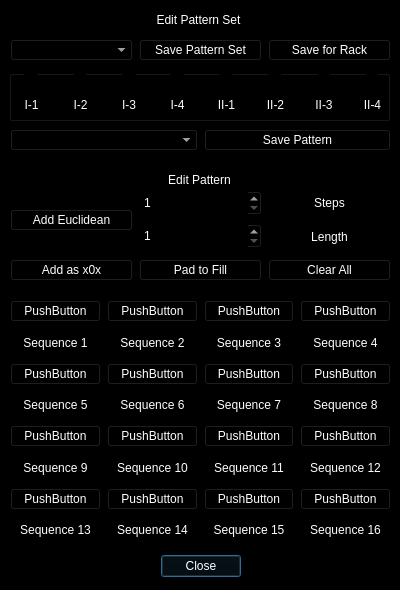
<?xml version="1.0" encoding="UTF-8"?>
<ui version="4.0">
 <class>gateseqPatternEditor</class>
 <widget class="QDialog" name="gateseqPatternEditor">
  <property name="geometry">
   <rect>
    <x>0</x>
    <y>0</y>
    <width>400</width>
    <height>590</height>
   </rect>
  </property>
  <property name="palette">
   <palette>
    <active>
     <colorrole role="WindowText">
      <brush brushstyle="SolidPattern">
       <color alpha="255">
        <red>255</red>
        <green>255</green>
        <blue>255</blue>
       </color>
      </brush>
     </colorrole>
     <colorrole role="Button">
      <brush brushstyle="SolidPattern">
       <color alpha="255">
        <red>0</red>
        <green>0</green>
        <blue>0</blue>
       </color>
      </brush>
     </colorrole>
     <colorrole role="Light">
      <brush brushstyle="SolidPattern">
       <color alpha="255">
        <red>92</red>
        <green>92</green>
        <blue>92</blue>
       </color>
      </brush>
     </colorrole>
     <colorrole role="Midlight">
      <brush brushstyle="SolidPattern">
       <color alpha="255">
        <red>77</red>
        <green>77</green>
        <blue>77</blue>
       </color>
      </brush>
     </colorrole>
     <colorrole role="Mid">
      <brush brushstyle="SolidPattern">
       <color alpha="255">
        <red>64</red>
        <green>64</green>
        <blue>64</blue>
       </color>
      </brush>
     </colorrole>
     <colorrole role="Text">
      <brush brushstyle="SolidPattern">
       <color alpha="255">
        <red>255</red>
        <green>255</green>
        <blue>255</blue>
       </color>
      </brush>
     </colorrole>
     <colorrole role="ButtonText">
      <brush brushstyle="SolidPattern">
       <color alpha="255">
        <red>255</red>
        <green>255</green>
        <blue>255</blue>
       </color>
      </brush>
     </colorrole>
     <colorrole role="Base">
      <brush brushstyle="SolidPattern">
       <color alpha="255">
        <red>0</red>
        <green>0</green>
        <blue>0</blue>
       </color>
      </brush>
     </colorrole>
     <colorrole role="Window">
      <brush brushstyle="SolidPattern">
       <color alpha="255">
        <red>0</red>
        <green>0</green>
        <blue>0</blue>
       </color>
      </brush>
     </colorrole>
    </active>
    <inactive>
     <colorrole role="WindowText">
      <brush brushstyle="SolidPattern">
       <color alpha="255">
        <red>255</red>
        <green>255</green>
        <blue>255</blue>
       </color>
      </brush>
     </colorrole>
     <colorrole role="Button">
      <brush brushstyle="SolidPattern">
       <color alpha="255">
        <red>0</red>
        <green>0</green>
        <blue>0</blue>
       </color>
      </brush>
     </colorrole>
     <colorrole role="Light">
      <brush brushstyle="SolidPattern">
       <color alpha="255">
        <red>92</red>
        <green>92</green>
        <blue>92</blue>
       </color>
      </brush>
     </colorrole>
     <colorrole role="Midlight">
      <brush brushstyle="SolidPattern">
       <color alpha="255">
        <red>77</red>
        <green>77</green>
        <blue>77</blue>
       </color>
      </brush>
     </colorrole>
     <colorrole role="Mid">
      <brush brushstyle="SolidPattern">
       <color alpha="255">
        <red>64</red>
        <green>64</green>
        <blue>64</blue>
       </color>
      </brush>
     </colorrole>
     <colorrole role="Text">
      <brush brushstyle="SolidPattern">
       <color alpha="255">
        <red>255</red>
        <green>255</green>
        <blue>255</blue>
       </color>
      </brush>
     </colorrole>
     <colorrole role="ButtonText">
      <brush brushstyle="SolidPattern">
       <color alpha="255">
        <red>255</red>
        <green>255</green>
        <blue>255</blue>
       </color>
      </brush>
     </colorrole>
     <colorrole role="Base">
      <brush brushstyle="SolidPattern">
       <color alpha="255">
        <red>0</red>
        <green>0</green>
        <blue>0</blue>
       </color>
      </brush>
     </colorrole>
     <colorrole role="Window">
      <brush brushstyle="SolidPattern">
       <color alpha="255">
        <red>0</red>
        <green>0</green>
        <blue>0</blue>
       </color>
      </brush>
     </colorrole>
    </inactive>
    <disabled>
     <colorrole role="WindowText">
      <brush brushstyle="SolidPattern">
       <color alpha="255">
        <red>255</red>
        <green>255</green>
        <blue>255</blue>
       </color>
      </brush>
     </colorrole>
     <colorrole role="Button">
      <brush brushstyle="SolidPattern">
       <color alpha="255">
        <red>0</red>
        <green>0</green>
        <blue>0</blue>
       </color>
      </brush>
     </colorrole>
     <colorrole role="Light">
      <brush brushstyle="SolidPattern">
       <color alpha="255">
        <red>92</red>
        <green>92</green>
        <blue>92</blue>
       </color>
      </brush>
     </colorrole>
     <colorrole role="Midlight">
      <brush brushstyle="SolidPattern">
       <color alpha="255">
        <red>77</red>
        <green>77</green>
        <blue>77</blue>
       </color>
      </brush>
     </colorrole>
     <colorrole role="Mid">
      <brush brushstyle="SolidPattern">
       <color alpha="255">
        <red>64</red>
        <green>64</green>
        <blue>64</blue>
       </color>
      </brush>
     </colorrole>
     <colorrole role="Text">
      <brush brushstyle="SolidPattern">
       <color alpha="255">
        <red>255</red>
        <green>255</green>
        <blue>255</blue>
       </color>
      </brush>
     </colorrole>
     <colorrole role="ButtonText">
      <brush brushstyle="SolidPattern">
       <color alpha="255">
        <red>255</red>
        <green>255</green>
        <blue>255</blue>
       </color>
      </brush>
     </colorrole>
     <colorrole role="Base">
      <brush brushstyle="SolidPattern">
       <color alpha="255">
        <red>0</red>
        <green>0</green>
        <blue>0</blue>
       </color>
      </brush>
     </colorrole>
     <colorrole role="Window">
      <brush brushstyle="SolidPattern">
       <color alpha="255">
        <red>0</red>
        <green>0</green>
        <blue>0</blue>
       </color>
      </brush>
     </colorrole>
    </disabled>
   </palette>
  </property>
  <property name="windowTitle">
   <string>Sync3 Scale Set Editor</string>
  </property>
  <widget class="QDialogButtonBox" name="buttonBox">
   <property name="geometry">
    <rect>
     <x>30</x>
     <y>550</y>
     <width>341</width>
     <height>32</height>
    </rect>
   </property>
   <property name="orientation">
    <enum>Qt::Horizontal</enum>
   </property>
   <property name="standardButtons">
    <set>QDialogButtonBox::Close</set>
   </property>
   <property name="centerButtons">
    <bool>true</bool>
   </property>
  </widget>
  <widget class="QWidget" name="horizontalLayoutWidget">
   <property name="geometry">
    <rect>
     <x>10</x>
     <y>30</y>
     <width>381</width>
     <height>41</height>
    </rect>
   </property>
   <layout class="QHBoxLayout" name="scalesSetButtons">
    <item>
     <widget class="QComboBox" name="selectPatternSet"/>
    </item>
    <item>
     <widget class="QPushButton" name="savePatternSet">
      <property name="text">
       <string>Save Pattern Set</string>
      </property>
     </widget>
    </item>
    <item>
     <widget class="QPushButton" name="saveForRack">
      <property name="text">
       <string>Save for Rack</string>
      </property>
     </widget>
    </item>
   </layout>
  </widget>
  <widget class="QWidget" name="horizontalLayoutWidget_2">
   <property name="geometry">
    <rect>
     <x>10</x>
     <y>120</y>
     <width>381</width>
     <height>41</height>
    </rect>
   </property>
   <layout class="QHBoxLayout" name="saveLoadPattern">
    <item>
     <widget class="QComboBox" name="selectPattern"/>
    </item>
    <item>
     <widget class="QPushButton" name="savePattern">
      <property name="text">
       <string>Save Pattern</string>
      </property>
     </widget>
    </item>
   </layout>
  </widget>
  <widget class="QWidget" name="horizontalLayoutWidget_6">
   <property name="geometry">
    <rect>
     <x>10</x>
     <y>189</y>
     <width>381</width>
     <height>62</height>
    </rect>
   </property>
   <layout class="QHBoxLayout" name="seedRatioEditor">
    <item>
     <widget class="QPushButton" name="addEuclidean">
      <property name="text">
       <string>Add Euclidean</string>
      </property>
     </widget>
    </item>
    <item>
     <layout class="QVBoxLayout" name="verticalLayout_2">
      <item>
       <widget class="QSpinBox" name="steps">
        <property name="minimumSize">
         <size>
          <width>50</width>
          <height>26</height>
         </size>
        </property>
        <property name="minimum">
         <number>1</number>
        </property>
        <property name="maximum">
         <number>65535</number>
        </property>
       </widget>
      </item>
      <item>
       <widget class="QSpinBox" name="length">
        <property name="sizePolicy">
         <sizepolicy hsizetype="Minimum" vsizetype="Fixed">
          <horstretch>0</horstretch>
          <verstretch>0</verstretch>
         </sizepolicy>
        </property>
        <property name="minimumSize">
         <size>
          <width>50</width>
          <height>26</height>
         </size>
        </property>
        <property name="minimum">
         <number>1</number>
        </property>
        <property name="maximum">
         <number>65535</number>
        </property>
       </widget>
      </item>
     </layout>
    </item>
    <item>
     <layout class="QVBoxLayout" name="verticalLayout_8">
      <item>
       <widget class="QLabel" name="label_7">
        <property name="text">
         <string>Steps</string>
        </property>
        <property name="alignment">
         <set>Qt::AlignCenter</set>
        </property>
       </widget>
      </item>
      <item>
       <widget class="QLabel" name="label_2">
        <property name="text">
         <string>Length</string>
        </property>
        <property name="alignment">
         <set>Qt::AlignCenter</set>
        </property>
       </widget>
      </item>
     </layout>
    </item>
   </layout>
  </widget>
  <widget class="QGroupBox" name="groupBox_2">
   <property name="geometry">
    <rect>
     <x>9</x>
     <y>70</y>
     <width>381</width>
     <height>51</height>
    </rect>
   </property>
   <property name="title">
    <string/>
   </property>
   <widget class="QWidget" name="layoutWidget">
    <property name="geometry">
     <rect>
      <x>1</x>
      <y>0</y>
      <width>384</width>
      <height>48</height>
     </rect>
    </property>
    <layout class="QHBoxLayout" name="horizontalLayout">
     <item>
      <layout class="QVBoxLayout" name="slot1layout">
       <property name="sizeConstraint">
        <enum>QLayout::SetDefaultConstraint</enum>
       </property>
       <item>
        <layout class="QHBoxLayout" name="horizontalLayout_2">
         <item>
          <widget class="QRadioButton" name="slot1">
           <property name="sizePolicy">
            <sizepolicy hsizetype="Maximum" vsizetype="Maximum">
             <horstretch>0</horstretch>
             <verstretch>0</verstretch>
            </sizepolicy>
           </property>
           <property name="layoutDirection">
            <enum>Qt::LeftToRight</enum>
           </property>
           <property name="text">
            <string/>
           </property>
          </widget>
         </item>
        </layout>
       </item>
       <item>
        <widget class="QLabel" name="label1">
         <property name="text">
          <string>I-1</string>
         </property>
         <property name="alignment">
          <set>Qt::AlignCenter</set>
         </property>
        </widget>
       </item>
      </layout>
     </item>
     <item>
      <layout class="QVBoxLayout" name="slot2layout">
       <property name="sizeConstraint">
        <enum>QLayout::SetDefaultConstraint</enum>
       </property>
       <item>
        <layout class="QHBoxLayout" name="horizontalLayout_3">
         <item>
          <widget class="QRadioButton" name="slot2">
           <property name="sizePolicy">
            <sizepolicy hsizetype="Maximum" vsizetype="Maximum">
             <horstretch>0</horstretch>
             <verstretch>0</verstretch>
            </sizepolicy>
           </property>
           <property name="layoutDirection">
            <enum>Qt::LeftToRight</enum>
           </property>
           <property name="text">
            <string/>
           </property>
          </widget>
         </item>
        </layout>
       </item>
       <item>
        <widget class="QLabel" name="label2">
         <property name="text">
          <string>I-2</string>
         </property>
         <property name="alignment">
          <set>Qt::AlignCenter</set>
         </property>
        </widget>
       </item>
      </layout>
     </item>
     <item>
      <layout class="QVBoxLayout" name="slot3layout">
       <property name="sizeConstraint">
        <enum>QLayout::SetDefaultConstraint</enum>
       </property>
       <item>
        <layout class="QHBoxLayout" name="horizontalLayout_4">
         <item>
          <widget class="QRadioButton" name="slot3">
           <property name="sizePolicy">
            <sizepolicy hsizetype="Maximum" vsizetype="Maximum">
             <horstretch>0</horstretch>
             <verstretch>0</verstretch>
            </sizepolicy>
           </property>
           <property name="layoutDirection">
            <enum>Qt::LeftToRight</enum>
           </property>
           <property name="text">
            <string/>
           </property>
          </widget>
         </item>
        </layout>
       </item>
       <item>
        <widget class="QLabel" name="label3">
         <property name="text">
          <string>I-3</string>
         </property>
         <property name="alignment">
          <set>Qt::AlignCenter</set>
         </property>
        </widget>
       </item>
      </layout>
     </item>
     <item>
      <layout class="QVBoxLayout" name="slot4layout">
       <property name="sizeConstraint">
        <enum>QLayout::SetDefaultConstraint</enum>
       </property>
       <item>
        <layout class="QHBoxLayout" name="horizontalLayout_5">
         <item>
          <widget class="QRadioButton" name="slot4">
           <property name="sizePolicy">
            <sizepolicy hsizetype="Maximum" vsizetype="Maximum">
             <horstretch>0</horstretch>
             <verstretch>0</verstretch>
            </sizepolicy>
           </property>
           <property name="layoutDirection">
            <enum>Qt::LeftToRight</enum>
           </property>
           <property name="text">
            <string/>
           </property>
          </widget>
         </item>
        </layout>
       </item>
       <item>
        <widget class="QLabel" name="label4">
         <property name="text">
          <string>I-4</string>
         </property>
         <property name="alignment">
          <set>Qt::AlignCenter</set>
         </property>
        </widget>
       </item>
      </layout>
     </item>
     <item>
      <layout class="QVBoxLayout" name="slot5layout">
       <property name="sizeConstraint">
        <enum>QLayout::SetDefaultConstraint</enum>
       </property>
       <item>
        <layout class="QHBoxLayout" name="horizontalLayout_7">
         <item>
          <widget class="QRadioButton" name="slot5">
           <property name="sizePolicy">
            <sizepolicy hsizetype="Maximum" vsizetype="Maximum">
             <horstretch>0</horstretch>
             <verstretch>0</verstretch>
            </sizepolicy>
           </property>
           <property name="layoutDirection">
            <enum>Qt::LeftToRight</enum>
           </property>
           <property name="text">
            <string/>
           </property>
          </widget>
         </item>
        </layout>
       </item>
       <item>
        <widget class="QLabel" name="label5">
         <property name="text">
          <string>II-1</string>
         </property>
         <property name="alignment">
          <set>Qt::AlignCenter</set>
         </property>
        </widget>
       </item>
      </layout>
     </item>
     <item>
      <layout class="QVBoxLayout" name="slot6layout">
       <property name="sizeConstraint">
        <enum>QLayout::SetDefaultConstraint</enum>
       </property>
       <item>
        <layout class="QHBoxLayout" name="horizontalLayout_8">
         <item>
          <widget class="QRadioButton" name="slot6">
           <property name="sizePolicy">
            <sizepolicy hsizetype="Maximum" vsizetype="Maximum">
             <horstretch>0</horstretch>
             <verstretch>0</verstretch>
            </sizepolicy>
           </property>
           <property name="layoutDirection">
            <enum>Qt::LeftToRight</enum>
           </property>
           <property name="text">
            <string/>
           </property>
          </widget>
         </item>
        </layout>
       </item>
       <item>
        <widget class="QLabel" name="label6">
         <property name="text">
          <string>II-2</string>
         </property>
         <property name="alignment">
          <set>Qt::AlignCenter</set>
         </property>
        </widget>
       </item>
      </layout>
     </item>
     <item>
      <layout class="QVBoxLayout" name="slot7layout">
       <property name="sizeConstraint">
        <enum>QLayout::SetDefaultConstraint</enum>
       </property>
       <item>
        <layout class="QHBoxLayout" name="horizontalLayout_9">
         <item>
          <widget class="QRadioButton" name="slot7">
           <property name="sizePolicy">
            <sizepolicy hsizetype="Maximum" vsizetype="Maximum">
             <horstretch>0</horstretch>
             <verstretch>0</verstretch>
            </sizepolicy>
           </property>
           <property name="layoutDirection">
            <enum>Qt::LeftToRight</enum>
           </property>
           <property name="text">
            <string/>
           </property>
          </widget>
         </item>
        </layout>
       </item>
       <item>
        <widget class="QLabel" name="label7">
         <property name="text">
          <string>II-3</string>
         </property>
         <property name="alignment">
          <set>Qt::AlignCenter</set>
         </property>
        </widget>
       </item>
      </layout>
     </item>
     <item>
      <layout class="QVBoxLayout" name="slot8layout">
       <property name="sizeConstraint">
        <enum>QLayout::SetDefaultConstraint</enum>
       </property>
       <item>
        <layout class="QHBoxLayout" name="horizontalLayout_10">
         <item>
          <widget class="QRadioButton" name="slot8">
           <property name="sizePolicy">
            <sizepolicy hsizetype="Maximum" vsizetype="Maximum">
             <horstretch>0</horstretch>
             <verstretch>0</verstretch>
            </sizepolicy>
           </property>
           <property name="layoutDirection">
            <enum>Qt::LeftToRight</enum>
           </property>
           <property name="text">
            <string/>
           </property>
          </widget>
         </item>
        </layout>
       </item>
       <item>
        <widget class="QLabel" name="label8">
         <property name="text">
          <string>II-4</string>
         </property>
         <property name="alignment">
          <set>Qt::AlignCenter</set>
         </property>
        </widget>
       </item>
      </layout>
     </item>
    </layout>
   </widget>
  </widget>
  <widget class="QWidget" name="horizontalLayoutWidget_3">
   <property name="geometry">
    <rect>
     <x>10</x>
     <y>250</y>
     <width>381</width>
     <height>41</height>
    </rect>
   </property>
   <layout class="QHBoxLayout" name="horizontalLayout_6">
    <item>
     <widget class="QPushButton" name="addX0x">
      <property name="text">
       <string>Add as x0x</string>
      </property>
     </widget>
    </item>
    <item>
     <widget class="QPushButton" name="addText">
      <property name="text">
       <string>Pad to Fill</string>
      </property>
     </widget>
    </item>
    <item>
     <widget class="QPushButton" name="clearSequences">
      <property name="text">
       <string>Clear All</string>
      </property>
     </widget>
    </item>
   </layout>
  </widget>
  <widget class="QWidget" name="gridLayoutWidget">
   <property name="geometry">
    <rect>
     <x>10</x>
     <y>300</y>
     <width>381</width>
     <height>244</height>
    </rect>
   </property>
   <layout class="QGridLayout" name="gridLayout">
    <item row="0" column="0">
     <layout class="QVBoxLayout" name="verticalLayout">
      <item>
       <widget class="QPushButton" name="sequence1">
        <property name="text">
         <string>PushButton</string>
        </property>
       </widget>
      </item>
      <item>
       <widget class="QLabel" name="label_3">
        <property name="text">
         <string>Sequence 1</string>
        </property>
        <property name="alignment">
         <set>Qt::AlignCenter</set>
        </property>
       </widget>
      </item>
     </layout>
    </item>
    <item row="0" column="1">
     <layout class="QVBoxLayout" name="verticalLayout_4">
      <item>
       <widget class="QPushButton" name="sequence2">
        <property name="text">
         <string>PushButton</string>
        </property>
       </widget>
      </item>
      <item>
       <widget class="QLabel" name="label_4">
        <property name="text">
         <string>Sequence 2</string>
        </property>
        <property name="alignment">
         <set>Qt::AlignCenter</set>
        </property>
       </widget>
      </item>
     </layout>
    </item>
    <item row="0" column="2">
     <layout class="QVBoxLayout" name="verticalLayout_5">
      <item>
       <widget class="QPushButton" name="sequence3">
        <property name="text">
         <string>PushButton</string>
        </property>
       </widget>
      </item>
      <item>
       <widget class="QLabel" name="label_5">
        <property name="text">
         <string>Sequence 3</string>
        </property>
        <property name="alignment">
         <set>Qt::AlignCenter</set>
        </property>
       </widget>
      </item>
     </layout>
    </item>
    <item row="0" column="3">
     <layout class="QVBoxLayout" name="verticalLayout_6">
      <item>
       <widget class="QPushButton" name="sequence4">
        <property name="text">
         <string>PushButton</string>
        </property>
       </widget>
      </item>
      <item>
       <widget class="QLabel" name="label_6">
        <property name="text">
         <string>Sequence 4</string>
        </property>
        <property name="alignment">
         <set>Qt::AlignCenter</set>
        </property>
       </widget>
      </item>
     </layout>
    </item>
    <item row="1" column="0">
     <layout class="QVBoxLayout" name="verticalLayout_7">
      <item>
       <widget class="QPushButton" name="sequence5">
        <property name="text">
         <string>PushButton</string>
        </property>
       </widget>
      </item>
      <item>
       <widget class="QLabel" name="label_8">
        <property name="text">
         <string>Sequence 5</string>
        </property>
        <property name="alignment">
         <set>Qt::AlignCenter</set>
        </property>
       </widget>
      </item>
     </layout>
    </item>
    <item row="1" column="1">
     <layout class="QVBoxLayout" name="verticalLayout_14">
      <item>
       <widget class="QPushButton" name="sequence6">
        <property name="text">
         <string>PushButton</string>
        </property>
       </widget>
      </item>
      <item>
       <widget class="QLabel" name="label_9">
        <property name="text">
         <string>Sequence 6</string>
        </property>
        <property name="alignment">
         <set>Qt::AlignCenter</set>
        </property>
       </widget>
      </item>
     </layout>
    </item>
    <item row="1" column="2">
     <layout class="QVBoxLayout" name="verticalLayout_16">
      <item>
       <widget class="QPushButton" name="sequence7">
        <property name="text">
         <string>PushButton</string>
        </property>
       </widget>
      </item>
      <item>
       <widget class="QLabel" name="label_10">
        <property name="text">
         <string>Sequence 7</string>
        </property>
        <property name="alignment">
         <set>Qt::AlignCenter</set>
        </property>
       </widget>
      </item>
     </layout>
    </item>
    <item row="1" column="3">
     <layout class="QVBoxLayout" name="verticalLayout_17">
      <item>
       <widget class="QPushButton" name="sequence8">
        <property name="text">
         <string>PushButton</string>
        </property>
       </widget>
      </item>
      <item>
       <widget class="QLabel" name="label_11">
        <property name="text">
         <string>Sequence 8</string>
        </property>
        <property name="alignment">
         <set>Qt::AlignCenter</set>
        </property>
       </widget>
      </item>
     </layout>
    </item>
    <item row="2" column="0">
     <layout class="QVBoxLayout" name="verticalLayout_13">
      <item>
       <widget class="QPushButton" name="sequence9">
        <property name="text">
         <string>PushButton</string>
        </property>
       </widget>
      </item>
      <item>
       <widget class="QLabel" name="label_12">
        <property name="text">
         <string>Sequence 9</string>
        </property>
        <property name="alignment">
         <set>Qt::AlignCenter</set>
        </property>
       </widget>
      </item>
     </layout>
    </item>
    <item row="2" column="1">
     <layout class="QVBoxLayout" name="verticalLayout_15">
      <item>
       <widget class="QPushButton" name="sequence10">
        <property name="text">
         <string>PushButton</string>
        </property>
       </widget>
      </item>
      <item>
       <widget class="QLabel" name="label_13">
        <property name="text">
         <string>Sequence 10</string>
        </property>
        <property name="alignment">
         <set>Qt::AlignCenter</set>
        </property>
       </widget>
      </item>
     </layout>
    </item>
    <item row="2" column="2">
     <layout class="QVBoxLayout" name="verticalLayout_18">
      <item>
       <widget class="QPushButton" name="sequence11">
        <property name="text">
         <string>PushButton</string>
        </property>
       </widget>
      </item>
      <item>
       <widget class="QLabel" name="label_14">
        <property name="text">
         <string>Sequence 11</string>
        </property>
        <property name="alignment">
         <set>Qt::AlignCenter</set>
        </property>
       </widget>
      </item>
     </layout>
    </item>
    <item row="2" column="3">
     <layout class="QVBoxLayout" name="verticalLayout_19">
      <item>
       <widget class="QPushButton" name="sequence12">
        <property name="text">
         <string>PushButton</string>
        </property>
       </widget>
      </item>
      <item>
       <widget class="QLabel" name="label_15">
        <property name="text">
         <string>Sequence 12</string>
        </property>
        <property name="alignment">
         <set>Qt::AlignCenter</set>
        </property>
       </widget>
      </item>
     </layout>
    </item>
    <item row="3" column="3">
     <layout class="QVBoxLayout" name="verticalLayout_12">
      <item>
       <widget class="QPushButton" name="sequence16">
        <property name="text">
         <string>PushButton</string>
        </property>
       </widget>
      </item>
      <item>
       <widget class="QLabel" name="label_16">
        <property name="text">
         <string>Sequence 16</string>
        </property>
        <property name="alignment">
         <set>Qt::AlignCenter</set>
        </property>
       </widget>
      </item>
     </layout>
    </item>
    <item row="3" column="2">
     <layout class="QVBoxLayout" name="verticalLayout_11">
      <item>
       <widget class="QPushButton" name="sequence15">
        <property name="text">
         <string>PushButton</string>
        </property>
       </widget>
      </item>
      <item>
       <widget class="QLabel" name="label_17">
        <property name="text">
         <string>Sequence 15</string>
        </property>
        <property name="alignment">
         <set>Qt::AlignCenter</set>
        </property>
       </widget>
      </item>
     </layout>
    </item>
    <item row="3" column="1">
     <layout class="QVBoxLayout" name="verticalLayout_10">
      <item>
       <widget class="QPushButton" name="sequence14">
        <property name="text">
         <string>PushButton</string>
        </property>
       </widget>
      </item>
      <item>
       <widget class="QLabel" name="label_18">
        <property name="text">
         <string>Sequence 14</string>
        </property>
        <property name="alignment">
         <set>Qt::AlignCenter</set>
        </property>
       </widget>
      </item>
     </layout>
    </item>
    <item row="3" column="0">
     <layout class="QVBoxLayout" name="verticalLayout_3">
      <item>
       <widget class="QPushButton" name="sequence13">
        <property name="text">
         <string>PushButton</string>
        </property>
       </widget>
      </item>
      <item>
       <widget class="QLabel" name="label_19">
        <property name="text">
         <string>Sequence 13</string>
        </property>
        <property name="alignment">
         <set>Qt::AlignCenter</set>
        </property>
       </widget>
      </item>
     </layout>
    </item>
   </layout>
  </widget>
  <widget class="QLabel" name="label_20">
   <property name="geometry">
    <rect>
     <x>10</x>
     <y>170</y>
     <width>379</width>
     <height>19</height>
    </rect>
   </property>
   <property name="text">
    <string>Edit Pattern</string>
   </property>
   <property name="alignment">
    <set>Qt::AlignCenter</set>
   </property>
  </widget>
  <widget class="QLabel" name="label_21">
   <property name="geometry">
    <rect>
     <x>8</x>
     <y>10</y>
     <width>381</width>
     <height>20</height>
    </rect>
   </property>
   <property name="text">
    <string>Edit Pattern Set</string>
   </property>
   <property name="alignment">
    <set>Qt::AlignCenter</set>
   </property>
  </widget>
 </widget>
 <resources/>
 <connections>
  <connection>
   <sender>buttonBox</sender>
   <signal>accepted()</signal>
   <receiver>gateseqPatternEditor</receiver>
   <slot>accept()</slot>
   <hints>
    <hint type="sourcelabel">
     <x>248</x>
     <y>254</y>
    </hint>
    <hint type="destinationlabel">
     <x>157</x>
     <y>274</y>
    </hint>
   </hints>
  </connection>
  <connection>
   <sender>buttonBox</sender>
   <signal>rejected()</signal>
   <receiver>gateseqPatternEditor</receiver>
   <slot>reject()</slot>
   <hints>
    <hint type="sourcelabel">
     <x>316</x>
     <y>260</y>
    </hint>
    <hint type="destinationlabel">
     <x>286</x>
     <y>274</y>
    </hint>
   </hints>
  </connection>
 </connections>
</ui>
